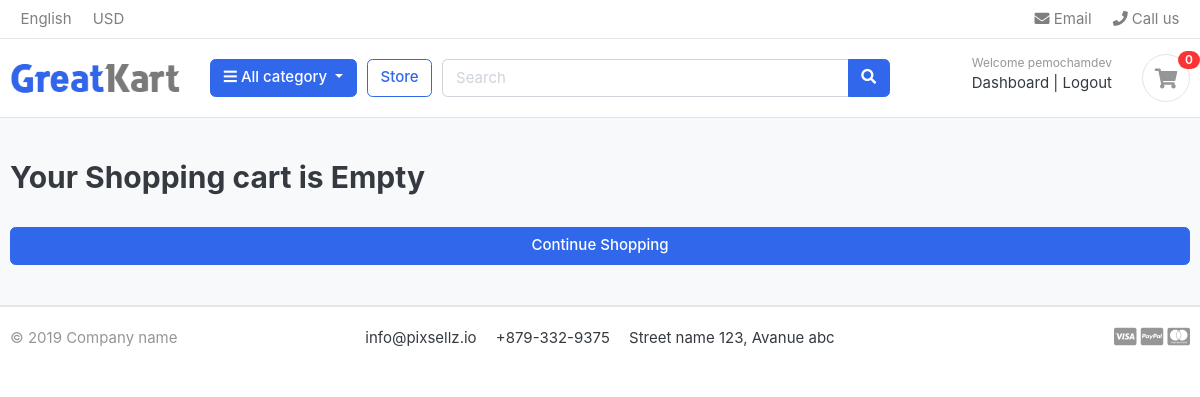
Before: /cart/ (signed in) with the older database file.
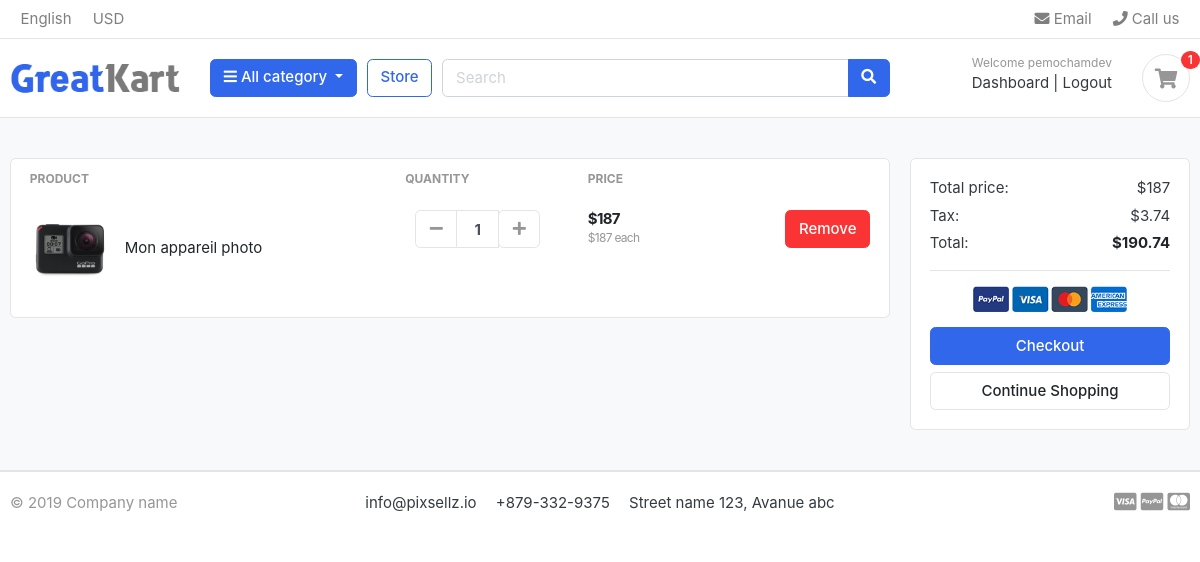
After: the same page with the newer database file.
### carts/models.py (models this page shows, shortened)
class CartItem(models.Model):
    user = models.ForeignKey(Account, on_delete=models.CASCADE, related_name='user', null=True)
    product = models.ForeignKey(Product, on_delete=models.CASCADE, related_name='product')
    variations = models.ManyToManyField('Variation',blank=True)
    cart = models.ForeignKey(Cart, on_delete=models.CASCADE, related_name='cart', null=True)
    quantity = models.IntegerField(default=0)
    is_active = models.BooleanField(default=True)
    def sub_total(self):
        return self.product.price*self.quantity

### store/models.py (models this page shows, shortened)
class Product(models.Model):
    name = models.CharField(max_length=120, unique=True)
    slug = models.SlugField(max_length=120, unique=True)
    description  = models.TextField(max_length=500)
    image = models.ImageField(upload_to='photos/products')
    price = models.IntegerField(default=0)
    discount_price = models.IntegerField(default=0)
    stock = models.IntegerField(default=0)
    is_available = models.BooleanField(default=True)
    category = models.ForeignKey(Category, on_delete=models.CASCADE, related_name='category')
    created_at = models.DateTimeField(auto_now_add=True)
    updated_at = models.DateTimeField(auto_now=True)
    def get_absolute_url(self):
        return reverse("product_detail", kwargs={"product_slug": self.slug, "category_slug":self.category.slug})

### carts/views.py (the view)
# urls.py: path('', views.cart, name='cart'),
def cart(request, quantity=0, cart_items=None,total=0):
  try:
    tax = 0
    grand_total = 0
    if request.user.is_authenticated:
      cart_items = CartItem.objects.filter(user=request.user, is_active = True)
    else:
      cart = Cart.objects.get(cart_id=_cart_id(request))
      cart_items = CartItem.objects.filter(cart=cart, is_active = True)
    for cart_item in cart_items:
        total +=(cart_item.product.price*cart_item.quantity)
        quantity += cart_item.quantity
    tax = (2 * total)/100
    grand_total = tax + total
  except ObjectDoesNotExist :
    pass
  template_name = 'cart.html'
  context = {
        'cart_items':cart_items,
        'total':total,
        'quantity':quantity,
        'tax':tax,
        'grand_total':grand_total,
    }
  return render(request, template_name, context)

### carts/context_processors.py (called while the page is built)
def counter(request):
    cart_count = 0
    if 'admin' in request.path:
        return {}
    else:
        try:
            cart = Cart.objects.filter(cart_id=_cart_id(request))
            if request.user.is_authenticated:
                cart_items = CartItem.objects.all().filter(user=request.user)
            else:
                cart_items = CartItem.objects.all().filter(cart=cart[:1])
            for cart_item in cart_items:
                cart_count += cart_item.quantity
        except Cart.DoesNotExist:
            cart_count = 0
    return dict(cart_count=cart_count)

### carts/views.py (called while the page is built)
def _cart_id(request):
    cart  = request.session.session_key
    if not cart:
        cart  = request.session.create()
    return cart

### category/context_processors.py (called while the page is built)
def menu_links(request):
    links = Category.objects.all()
    return dict(links=links)

### category/models.py (called while the page is built)
    def get_absolute_url(self):
        return reverse("product_by_category", kwargs={"category_slug": self.slug})

### templates/cart.html (shortened to what this page needs)
{% extends "base.html" %}
{% load static %}
{% block content %}
<section class="section-content padding-y bg">
	<div class="container">
{% if not cart_items %}
<h2>Your Shopping cart is Empty</h2>
<br>
<div class="text-center" >
	<a href=" {% url "store" %} " class="btn btn-primary btn-block">Continue Shopping</a>
</div>
{% else %}
	<div class="row">
		<aside class="col-lg-9">
	<div class="card">
	<table class="table table-borderless table-shopping-cart">
	<thead class="text-muted">
	<tr class="small text-uppercase">
	  <th scope="col">Product</th>
	  <th scope="col" width="120">Quantity</th>
	  <th scope="col" width="120">Price</th>
	  <th scope="col" class="text-right" width="200"> </th>
	</tr>
	</thead>
	<tbody>
		{% for cart_item in cart_items  %}
		<tr>
			<td>
				<figure class="itemside align-items-center">
					<div class="aside"><img src=" {{cart_item.product.image.url}} " class="img-sm"></div>
					<figcaption class="info">
						<a href="{{cart_item.product.get_absolute_url}}" class="title text-dark">{{cart_item.product.name|capfirst }}</a>
					</figcaption>
				</figure>
			</td>
			<td>
							<div class="col">
								<div class="input-group input-spinner">
									<div class="input-group-prepend">
									<a href=" {% url "remove_cart" cart_item.product.id cart_item.id%} " class="btn btn-light" type="button" id="button-plus"> <i class="fa fa-minus"></i> </a>
									</div>
									<input type="text" class="form-control"  value=" {{cart_item.quantity}} ">
									<div class="input-group-append">
									<form action=" {% url "add_cart" cart_item.product.id %} " method="post">
										<button class="btn btn-light" type="submit" id="button-minus"> <i class="fa fa-plus"></i> </button>
									</form>
								</div>
								</div>
							</div>
			</td>
			<td>
				<div class="price-wrap">
					<var class="price">${{cart_item.sub_total}}</var>
						<small class="text-muted"> ${{cart_item.product.price}} each </small>
				</div>
			</td>
			<td class="text-right">
			<a href=" {% url "remove_cart_item" cart_item.product.id cart_item.id %} " onclick="return confirm('Are you sure you want to delete this item ?')"  class="btn btn-danger"> Remove</a>
			</td>
		</tr>
		{% endfor %}
	</tbody>
	</table>
	</div>
		</aside>
		<aside class="col-lg-3">
			<div class="card">
			<div class="card-body">
				<dl class="dlist-align">
				  <dt>Total price:</dt>
				  <dd class="text-right">${{total}}</dd>
				</dl>
				<dl class="dlist-align">
				  <dt>Tax:</dt>
				  <dd class="text-right"> ${{tax}}</dd>
				</dl>
				<dl class="dlist-align">
				  <dt>Total:</dt>
				  <dd class="text-right text-dark b"><strong>${{grand_total}}</strong></dd>
				</dl>
				<hr>
				<p class="text-center mb-3">
					<img src=" {% static './images/misc/payments.png' %} " height="26">
				</p>
				<a href="{% url "checkout" %}" class="btn btn-primary btn-block"> Checkout </a>
				<a href=" {% url "store" %} " class="btn btn-light btn-block">Continue Shopping</a>
			</div>
			</div>
	</aside>
	</div>
	{% endif %}
	</div>
	</section>
{% endblock content %}

### templates/base.html (shortened to what the changed rows need)
{% load static %}
<!DOCTYPE HTML>
<html lang="en">
<head>
<link href="{% static 'css/bootstrap.css' %}" rel="stylesheet" type="text/css"/>
<link href="{% static 'fonts/fontawesome/css/all.min.css' %}" type="text/css" rel="stylesheet">
<link href="{% static 'css/ui.css' %}" rel="stylesheet" type="text/css"/>
<link href="{% static 'css/responsive.css' %}" rel="stylesheet" media="only screen and (max-width: 1200px)" />
</head>
<header class="section-header">
    <section class="header-main border-bottom">
        <div class="container">
    <div class="row align-items-center">
        <div class="col-lg-3 col-sm-6 col-8 order-2 order-lg-3">
                    <div class="d-flex justify-content-end mb-3 mb-lg-0">
                        <a href=" {% url "cart" %} " class="widget-header pl-3 ml-3">
                            <div class="icon icon-sm rounded-circle border"><i class="fa fa-shopping-cart"></i></div>
                            <span class="badge badge-pill badge-danger notify"> {{cart_count}} </span>
                        </a>
                    </div>
                </div>
    </div>
        </div>
    </section>
    </header>
{% block content %}
{% endblock content %}
</body>
</html>

Changed rows visible on the page:
added CartItem: product.image (picture), product.name "Mon appareil photo", quantity "1", sub_total "187", product.price "187"
Other visible differences:
{{ cart_count }}: "0" → "1"
{{ total }}: (not shown) → "187"
{{ tax }}: (not shown) → "3.74"
{{ grand_total }}: (not shown) → "190.74"
text no longer shown: "Your Shopping cart is Empty"
text now shown: "PRODUCT QUANTITY PRICE Total price: $ Tax: $ Total: $ Checkout"
